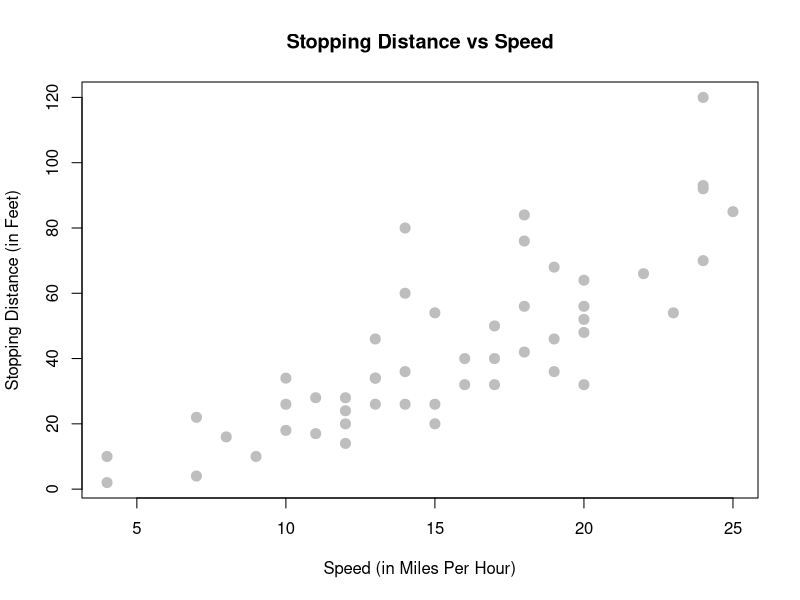

The R source for this figure:
View(cars)
plot(dist ~ speed, data = cars,
     xlab = "Speed (in Miles Per Hour)",
     ylab = "Stopping Distance (in Feet)",
     main = "Stopping Distance vs Speed",
     pch  = 20,
     cex  = 2,
     col  = "grey")
